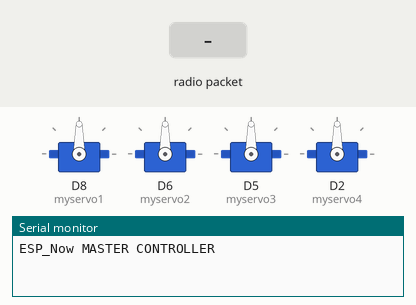
A sketch run on a simulated ESP8266 (NodeMCU). On the bench: 4 × servo, the last lines printed to the serial monitor. The inputs (shaded band) are chosen by the test bench.

Above: at 1.2 s.
1.3 s: radio packet "1" arrives
At 7.1 s:
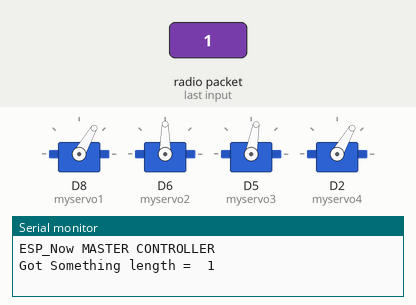
Timing chart, 0 to 8.6 s (numbered marks = the images above; inputs shaded):
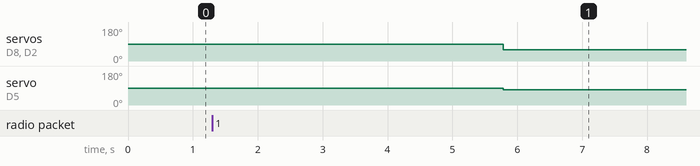

Measured:
- after the input at 1.3 s, servo on D8 (myservo1), servo on D2 (myservo4): 90° → 60° after 4.5 s; servo on D5 (myservo3): 90° → 80° after 4.5 s

The sketch:

8266robofrida.ino
```cpp
#include <ESP8266WiFi.h>
extern "C" {
  #include <espnow.h>
  #include "user_interface.h"
}
#include <Servo.h>

Servo myservo1;  // create servo object to control a servo
// twelve servo objects can be created on most boards

Servo myservo2;  //

Servo myservo3;  //

Servo myservo4;  //

int pos1 = 0;    // variable to store the servo position

int pos2 = 0;
int pos3 = 0;
int pos4 = 0;

uint8_t mac[] = {0xA0, 0x20, 0xA6, 0x25, 0x25, 0x2C};
void initVariant() {
  wifi_set_macaddr(STATION_IF, &mac[0]);
}

byte cnt=0;

void setup()
{
  Serial.begin(115200);
  Serial.println("\r\nESP_Now MASTER CONTROLLER\r\n");

  myservo1.attach(D8);  // attaches the servo on pin 6 to the servo object
  myservo2.attach(D6);  // 9
  myservo3.attach(D5);  // 10
  myservo4.attach(D2);  // 11
  myservo1.write(90);
  myservo2.write(90);
  myservo3.write(90);
  myservo4.write(90);

  esp_now_init();
  esp_now_set_self_role(ESP_NOW_ROLE_COMBO);

  esp_now_register_recv_cb([](uint8_t *mac, uint8_t *data, uint8_t len)
  {
      Serial.printf("Got Something length =\t%i", len);
      for (pos1 = 90; pos1 <= 120; pos1 += 1) { // goes from 0 degrees to 180 degrees
      // in steps of 1 degree
      myservo1.write(pos1);              // tell servo to go to position in variable 'pos'
      myservo2.write(pos1);              // tell servo to go to position in variable 'pos'
      delay(20);                       // waits 15ms for the servo to reach the position
      }


      delay(100);

      for (pos2 = 90; pos2 >= 60; pos2 -= 1) { // goes from 180 degrees to 0 degrees
        myservo2.write(pos2);              // tell servo to go to position in variable 'pos'
        delay(4);                       // waits 15ms for the servo to reach the position
      }

      delay(100);

       for (pos1 = 120; pos1 >= 90; pos1 -= 1) { // goes from 180 degrees to 0 degrees
        myservo1.write(pos1);              // tell servo to go to position in variable 'pos'
        delay(20);                       // waits 15ms for the servo to reach the position
      }


      delay(100);

      for (pos2 = 60; pos2 <= 90; pos2 += 1) { // goes from 0 degrees to 180 degrees
        // in steps of 1 degree
        myservo2.write(pos2);              // tell servo to go to position in variable 'pos'
        delay(4);                       // waits 15ms for the servo to reach the position
      }

      delay(100);

      for (pos3 = 80; pos3 >= 50; pos3 -= 1) { // goes from 180 degrees to 0 degrees
        myservo3.write(pos3);              // tell servo to go to position in variable 'pos'
        delay(4);                       // waits 15ms for the servo to reach the position
      }

      delay(100);

      for (pos3 = 50; pos3 <= 80; pos3 += 1) { // goes from 0 degrees to 180 degrees
        // in steps of 1 degree
        myservo3.write(pos3);              // tell servo to go to position in variable 'pos'
        delay(4);                       // waits 15ms for the servo to reach the position
      }

      delay(100);


      //4


      for (pos4 = 60; pos4 <= 90; pos4 += 1) { // goes from 0 degrees to 180 degrees
        // in steps of 1 degree
        myservo4.write(pos4);              // tell servo to go to position in variable 'pos'
        delay(15);                       // waits 15ms for the servo to reach the position
      }
        delay(100);
      for (pos4 = 90; pos4 >= 60; pos4 -= 1) { // goes from 180 degrees to 0 degrees
        myservo4.write(pos4);              // tell servo to go to position in variable 'pos'
        delay(15);                       // waits 15ms for the servo to reach the position
      }
        delay(100);

      for (pos1 = 60; pos1 <= 90; pos1 += 1) { // goes from 0 degrees to 180 degrees
        // in steps of 1 degree
        myservo1.write(pos1);              // tell servo to go to position in variable 'pos'
        delay(15);                       // waits 15ms for the servo to reach the position
      }
        delay(100);
      for (pos1 = 90; pos1 >= 60; pos1 -= 1) { // goes from 180 degrees to 0 degrees
        myservo1.write(pos1);              // tell servo to go to position in variable 'pos'
        delay(15);                       // waits 15ms for the servo to reach the position
      }
        delay(500);
      });
}

void loop()
{

}
```
